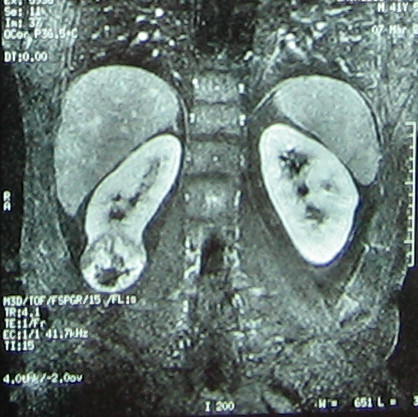
#> input picture images/Train-images/1471-2490-6-26-1.jpg, 418 x 417 px, found by its file name; its folder holds only this picture in this run
$ python Histogram.py
#> lines starting #> are read from the running program, lines starting #| are printed output that depends on the picture
#> (reads InputFiles/dataset.csv from the repository)
"""
Initial analysis of MRI / CT image type
Using an average histogram
(Only for questions that do not include MRI / CT)
"""

import pandas as pd

import cv2
from cv2 import *
import numpy as np
from scipy.stats import wasserstein_distance
from matplotlib import pyplot as plt
import matplotlib.pyplot as plt
from matplotlib.legend_handler \
import HandlerLine2D
import matplotlib.patches as mpatches
from time import time
import numpy as np
import matplotlib.pyplot as plt

from sklearn import metrics
from sklearn.cluster import KMeans
from sklearn.datasets import load_digits
from sklearn.decomposition import PCA
from sklearn.preprocessing import scale


def img_to_histogram(images):
    # loading all the image that it's answers contain mri or ct
    name_img = [cv2.imread("images\Train-images\\" + img + ".jpg") for img in images]
#> name_img = 544 items
    # create an array of histogram for all the images
    img_to_hist = [cv2.calcHist([img], [0], None, [256], [0, 256]) for img in name_img]
#> img_to_hist = 544 items
    # Calculation of a normalized histogram
    img_to_hist = [norm_hist(hist) for hist in img_to_hist]
    return img_to_hist


def norm_hist(hist):
    img_to_hist=cv2.normalize(hist, hist)
    return img_to_hist


def calc_avg_hist(array_of_hist):
    """The function get a list names of relevant images end return tha avarage histogram for all images"""

    # convert list to an array
    a = np.array(array_of_hist)
    # Calculation of average histogram
    avg_hist = np.mean(a, axis=0)
    return avg_hist

def two_dim(array):
    """"The function accepts an array with more than two dimensions and returns an array with one dimension"""
    two_dim = [hist.flatten() for hist in array]
    return two_dim

def pca_calc(array):
    """The function accepts an array and calculates the PCA value"""
    pca = PCA(n_components=2)
    pca.fit(two_dim(array))
    PCA(copy=True, iterated_power='auto', n_components=2, random_state=None,
      svd_solver='auto', tol=0.0, whiten=False)
    print(pca.explained_variance_ratio_)
    pc=plt.plot(pca.explained_variance_ratio_,color='b')
    plt.show()


df = pd.read_csv('InputFiles/dataset.csv',names=['Images', 'Questions', 'Answers'])#open csv file and rename columns

# # dictionary of replaceable words
replace_dict = {"magnetic resonance imaging":"mri",
                "mri scan":'mri',
                "MRI":"mri",
                "shows": "show",
                "reveal":"show",
                "demonstrate":"show",
                "CT":"ct",
                "ct scan":"ct",
                "does":"","do ":"","the":"",
                    # " a ":' ',' is ':' ',
                }
df.replace(to_replace=replace_dict, inplace=True, regex=True)#replace word

# [15 lines of commented-out code are left out]

ImagesOfMri=df[(~df['Questions'].str.contains('mri|ct') & df['Questions'].str.contains('what') &df['Answers'].str.contains('mri') )==True ]['Images']
ImagesOfCt=df[(~df['Questions'].str.contains('mri|ct') & df['Questions'].str.contains('what') &df['Answers'].str.contains('ct') )==True ]['Images']

HIST=img_to_histogram(ImagesOfMri)
#> HIST = 544 items
HIST1=img_to_histogram(ImagesOfCt)
#> HIST1 = 919 items
HIST.append(HIST1)


model_of_pc_mri=img_to_histogram(ImagesOfMri)
#> model_of_pc_mri = 544 items
model_of_pc_ct=img_to_histogram(ImagesOfCt)
#> model_of_pc_ct = 919 items
#
# # Calculation of an avarage histogram
# avg_hist_mri=calc_avg_hist(img_to_histogram(ImagesOfMri))
# avg_hist_ct=calc_avg_hist(img_to_histogram(ImagesOfCt))
#
#
# # Calculation of a normalized  avarage histogram
# norm_img_to_hist_mri =norm_hist(avg_hist_mri)
# norm_img_to_hist_ct =norm_hist(avg_hist_ct)
#
# # Calculation of a normalized histogram of single Image
# ingValid=cv2.imread("images\Valid-images\\SJA-7-347-g002.jpg")
# hist = cv2.calcHist(ingValid, [0], None, [256], [0, 256])
# norm_img_to_hist =norm_hist(hist)
#
#
# plt.title('Comparison of histograms (mri and ct)')
# mri_patch = mpatches.Patch(color='b', label='mri')
# ct_patch = mpatches.Patch(color='g', label='ct')
# valid_patch = mpatches.Patch(color='r', label='valid')
# #
# # # Display of normalized histograms
# #
# mri=plt.plot(norm_img_to_hist_mri,color='b')
# ct=plt.plot(norm_img_to_hist_ct,color='g')
# img=plt.plot(norm_img_to_hist,color='r')
# #
# # # Logarithmic scale presentation
# # mri=plt.semilogy(norm_img_to_hist_mri,color='b')
# # ct=plt.semilogy(norm_img_to_hist_ct,color='g')
# # img=plt.semilogy(norm_img_to_hist,color='r')
# #
# # # plt.xlim([0, 256])
# # # plt.ylim([0,20000])
# #
# plt.legend(handles=[mri_patch,ct_patch,valid_patch])
# plt.show()
pca_calc(model_of_pc_mri)
#> in two_dim, `two_dim = [hist.flatten() for hist in array]`: two_dim = 544 items
#> in pca_calc, `plt.show()`:
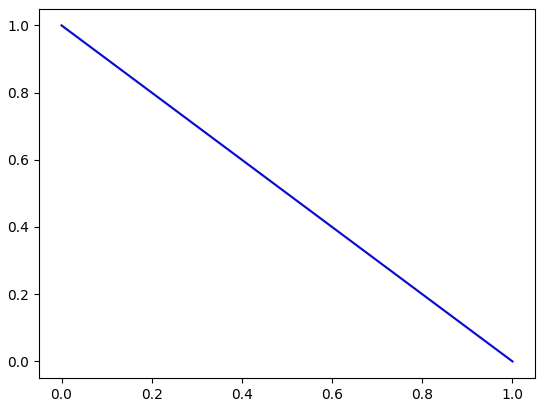
#> figure drawn by matplotlib, 1 panel

pca_calc(model_of_pc_ct)
